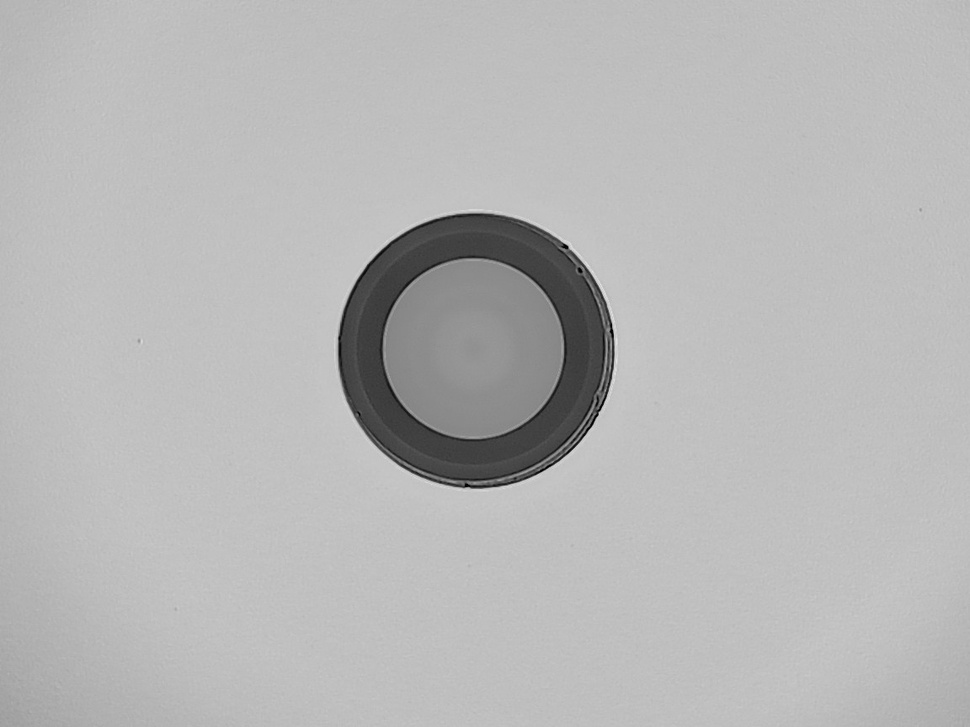
#> input picture current-process/old_version/image_batch/ima18.jpg, 970 x 727 px, shrunk from 1152 x 864 before the run
$ python image-feature-extractor-30.py ../../../../current-process/old_version/image_batch/ima18.jpg   (older library calls are emulated)
#> lines starting #> are read from the running program, lines starting #| are printed output that depends on the picture
#!/usr/bin/env python3
"""
Image Feature Extractor - Ultra Comprehensive Feature Extraction
Extracted from detection.py - Standalone modular script
"""

import cv2
import numpy as np
import json
import sys
import os
from pathlib import Path
import argparse
import logging

# Setup logging
logging.basicConfig(level=logging.INFO, format='%(asctime)s - %(levelname)s - %(message)s')
logger = logging.getLogger(__name__)


class NumpyEncoder(json.JSONEncoder):
    """Custom encoder for numpy data types for JSON serialization."""
    def default(self, obj):
        if isinstance(obj, (np.integer, np.int_)):
            return int(obj)
        if isinstance(obj, (np.floating, np.float64)):
            return float(obj)
        if isinstance(obj, np.bool_):
            return bool(obj)
        if isinstance(obj, np.ndarray):
            return obj.tolist()
        return super(NumpyEncoder, self).default(obj)


class UltraFeatureExtractor:
    """Ultra comprehensive feature extractor for image analysis."""

    def __init__(self):
        self.logger = logger

    def load_image(self, image_path):
        """Load image from file path."""
        img = cv2.imread(image_path)
#> img is the input picture: shape (727, 970, 3); min 0, max 229, mean 182.7
        if img is None:
            self.logger.error(f"Could not read image: {image_path}")
            return None
        return img

    def _sanitize_feature_value(self, value):
        """Ensure feature value is finite and valid."""
        if isinstance(value, (list, tuple, np.ndarray)):
            return float(value[0]) if len(value) > 0 else 0.0

        val = float(value)
        if np.isnan(val) or np.isinf(val):
            return 0.0
        return val

    def _compute_skewness(self, data):
        """Compute skewness of data."""
        mean = np.mean(data)
        std = np.std(data)
        if std == 0:
            return 0.0
        return np.mean(((data - mean) / std) ** 3)

    def _compute_kurtosis(self, data):
        """Compute kurtosis of data."""
        mean = np.mean(data)
        std = np.std(data)
        if std == 0:
            return 0.0
        return np.mean(((data - mean) / std) ** 4) - 3

    def _compute_entropy(self, data, bins=256):
        """Compute Shannon entropy."""
        hist, _ = np.histogram(data, bins=bins, range=(0, 256))
        hist = hist / (hist.sum() + 1e-10)
        hist = hist[hist > 0]
        return -np.sum(hist * np.log2(hist + 1e-10))

    def _extract_statistical_features(self, gray):
        """Extract comprehensive statistical features."""
        flat = gray.flatten()
        percentiles = np.percentile(gray, [10, 25, 50, 75, 90])

        return {
            'stat_mean': float(np.mean(gray)),
            'stat_std': float(np.std(gray)),
            'stat_variance': float(np.var(gray)),
            'stat_skew': float(self._compute_skewness(flat)),
            'stat_kurtosis': float(self._compute_kurtosis(flat)),
            'stat_min': float(np.min(gray)),
            'stat_max': float(np.max(gray)),
            'stat_range': float(np.max(gray) - np.min(gray)),
            'stat_median': float(np.median(gray)),
            'stat_mad': float(np.median(np.abs(gray - np.median(gray)))),
            'stat_iqr': float(percentiles[3] - percentiles[1]),
            'stat_entropy': float(self._compute_entropy(gray)),
            'stat_energy': float(np.sum(gray**2)),
            'stat_p10': float(percentiles[0]),
            'stat_p25': float(percentiles[1]),
            'stat_p50': float(percentiles[2]),
            'stat_p75': float(percentiles[3]),
            'stat_p90': float(percentiles[4]),
        }

    def _extract_matrix_norms(self, gray):
        """Extract various matrix norms."""
        return {
            'norm_frobenius': float(np.linalg.norm(gray, 'fro')),
            'norm_l1': float(np.sum(np.abs(gray))),
            'norm_l2': float(np.sqrt(np.sum(gray**2))),
            'norm_linf': float(np.max(np.abs(gray))),
            'norm_nuclear': float(np.sum(np.linalg.svd(gray, compute_uv=False))),
            'norm_trace': float(np.trace(gray)),
        }

    def _extract_gradient_features(self, gray):
        """Extract gradient-based features."""
        grad_x = cv2.Sobel(gray, cv2.CV_64F, 1, 0, ksize=3)
        grad_y = cv2.Sobel(gray, cv2.CV_64F, 0, 1, ksize=3)

        grad_mag = np.sqrt(grad_x**2 + grad_y**2)
        grad_orient = np.arctan2(grad_y, grad_x)

        laplacian = cv2.Laplacian(gray, cv2.CV_64F)
        edges = cv2.Canny(gray, 50, 150)
        edge_density = np.sum(edges) / edges.size

        return {
            'gradient_magnitude_mean': float(np.mean(grad_mag)),
            'gradient_magnitude_std': float(np.std(grad_mag)),
            'gradient_magnitude_max': float(np.max(grad_mag)),
            'gradient_magnitude_sum': float(np.sum(grad_mag)),
            'gradient_orientation_mean': float(np.mean(grad_orient)),
            'gradient_orientation_std': float(np.std(grad_orient)),
            'laplacian_mean': float(np.mean(np.abs(laplacian))),
            'laplacian_std': float(np.std(laplacian)),
            'laplacian_sum': float(np.sum(np.abs(laplacian))),
            'edge_density': float(edge_density),
            'edge_count': float(np.sum(edges > 0)),
        }

    def _extract_fourier_features(self, gray):
        """Extract 2D Fourier Transform features."""
        f = np.fft.fft2(gray)
        fshift = np.fft.fftshift(f)
        magnitude = np.abs(fshift)
        power = magnitude**2
        phase = np.angle(fshift)

        center = np.array(power.shape) // 2
        y, x = np.ogrid[:power.shape[0], :power.shape[1]]
        r = np.sqrt((x - center[1])**2 + (y - center[0])**2).astype(int)

        radial_prof = []
        for radius in range(1, min(center)):
            mask = (r >= radius - 1) & (r < radius)
            if mask.any():
                radial_prof.append(np.mean(power[mask]))

        radial_prof = np.array(radial_prof)

        if len(radial_prof) > 0:
            spectral_centroid = float(np.sum(np.arange(len(radial_prof)) * radial_prof) / (np.sum(radial_prof) + 1e-10))
            spectral_spread = float(np.sqrt(np.sum((np.arange(len(radial_prof)) - spectral_centroid)**2 * radial_prof) / (np.sum(radial_prof) + 1e-10)))
        else:
            spectral_centroid = 0.0
            spectral_spread = 0.0

        return {
            'fft_mean_magnitude': float(np.mean(magnitude)),
            'fft_std_magnitude': float(np.std(magnitude)),
            'fft_max_magnitude': float(np.max(magnitude)),
            'fft_total_power': float(np.sum(power)),
            'fft_dc_component': float(magnitude[center[0], center[1]]),
            'fft_mean_phase': float(np.mean(phase)),
            'fft_std_phase': float(np.std(phase)),
            'fft_spectral_centroid': spectral_centroid,
            'fft_spectral_spread': spectral_spread,
        }

    def _extract_morphological_features(self, gray):
        """Extract morphological features."""
        features = {}

        for size in [3, 5, 7, 11]:
            kernel = cv2.getStructuringElement(cv2.MORPH_ELLIPSE, (size, size))

            wth = cv2.morphologyEx(gray, cv2.MORPH_TOPHAT, kernel)
            bth = cv2.morphologyEx(gray, cv2.MORPH_BLACKHAT, kernel)

            features[f'morph_wth_{size}_mean'] = float(np.mean(wth))
            features[f'morph_wth_{size}_max'] = float(np.max(wth))
            features[f'morph_wth_{size}_sum'] = float(np.sum(wth))
            features[f'morph_bth_{size}_mean'] = float(np.mean(bth))
            features[f'morph_bth_{size}_max'] = float(np.max(bth))
            features[f'morph_bth_{size}_sum'] = float(np.sum(bth))

        _, binary = cv2.threshold(gray, 0, 255, cv2.THRESH_BINARY + cv2.THRESH_OTSU)
        kernel = np.ones((5, 5), np.uint8)
        erosion = cv2.erode(binary, kernel, iterations=1)
        dilation = cv2.dilate(binary, kernel, iterations=1)
        gradient = cv2.morphologyEx(binary, cv2.MORPH_GRADIENT, kernel)

        features['morph_binary_area_ratio'] = float(np.sum(binary) / binary.size)
        features['morph_gradient_sum'] = float(np.sum(gradient))
        features['morph_erosion_ratio'] = float(np.sum(erosion) / (np.sum(binary) + 1e-10))
        features['morph_dilation_ratio'] = float(np.sum(dilation) / (np.sum(binary) + 1e-10))

        return features

    def extract_ultra_comprehensive_features(self, image):
        """Extract 100+ features using all available methods."""
        features = {}

        if len(image.shape) == 3:
            gray = cv2.cvtColor(image, cv2.COLOR_BGR2GRAY)
        else:
            gray = image.copy()

        gray = cv2.GaussianBlur(gray, (3, 3), 0)

        self.logger.info("Extracting features...")

        feature_extractors = [
            ("Stats", self._extract_statistical_features),
            ("Norms", self._extract_matrix_norms),
            ("FFT", self._extract_fourier_features),
            ("Morph", self._extract_morphological_features),
            ("Gradient", self._extract_gradient_features),
        ]

        for name, extractor in feature_extractors:
            try:
                features.update(extractor(gray))
            except Exception as e:
                self.logger.warning(f"Feature extraction failed for {name}: {e}")
#> this loop made 5 passes
#> pass 3, in _extract_fourier_features, `phase = np.angle(fshift)`:
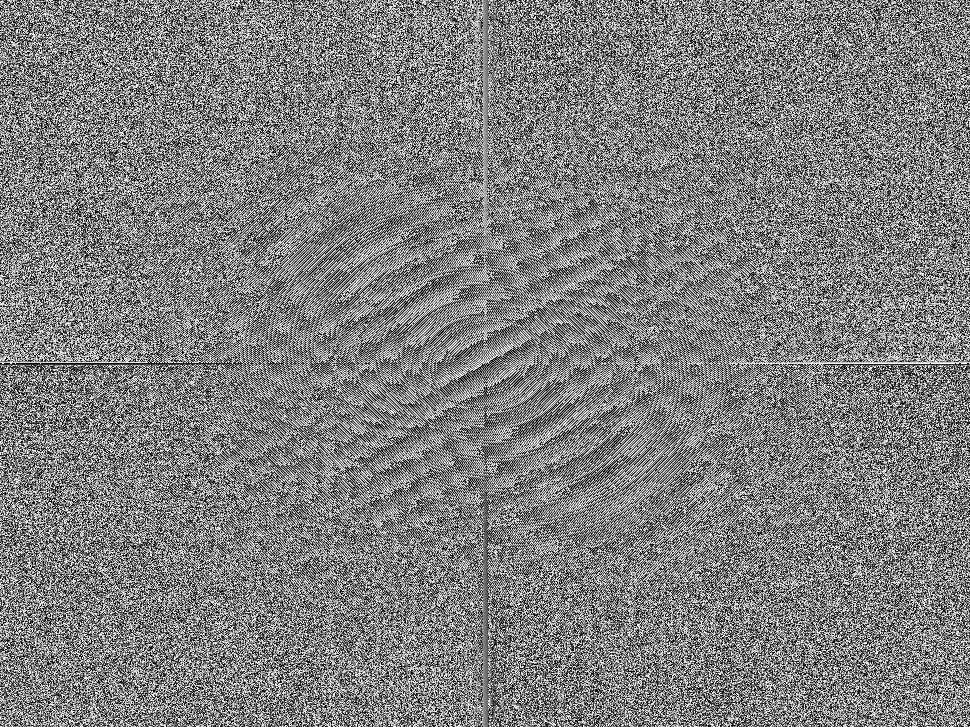
#> phase: shape (727, 970) float64; min -3.14, max 3.14, mean -4.45e-06; drawn with min black and max white
#> after the loop, features = 72 items

        sanitized_features = {}
        for key, value in features.items():
            sanitized_features[key] = self._sanitize_feature_value(value)
#> this loop made 72 passes
#> (key, value, val in _sanitize_feature_value) on passes 1 to 12: ('stat_mean', 182.7, 182.7), ('stat_std', 27.94, 27.94), ('stat_variance', 780.4, 780.4), ('stat_skew', -3.58, -3.58), ('stat_kurtosis', 11.98, 11.98), ('stat_min', 5, 5), ('stat_max', 217, 217), ('stat_range', 212, 212), ('stat_median', 191, 191), ('stat_mad', 1, 1), ('stat_iqr', 3, 3), ('stat_entropy', 3.99, 3.99)
#> (key, val in _sanitize_feature_value) on passes 28, 30: ('fft_total_power', 1.7e+16), ('fft_mean_phase', -4.45e-06)
#> after the loop, sanitized_features = 72 items

        feature_names = sorted(sanitized_features.keys())
#> feature_names = 72 items, first 6: 'edge_count', 'edge_density', 'fft_dc_component', 'fft_max_magnitude', 'fft_mean_magnitude', 'fft_mean_phase'
        return sanitized_features, feature_names

    def extract_features_from_file(self, image_path, output_path=None):
        """Extract features from image file and optionally save to JSON."""
        image = self.load_image(image_path)
        if image is None:
            return None

        features, feature_names = self.extract_ultra_comprehensive_features(image)
#> features = 72 items

        result = {
            'image_path': image_path,
            'feature_count': len(features),
            'feature_names': feature_names,
            'features': features,
            'extracted_at': str(np.datetime64('now')),
        }

        if output_path:
            with open(output_path, 'w') as f:
                json.dump(result, f, indent=2, cls=NumpyEncoder)
            self.logger.info(f"Features saved to: {output_path}")

        return result


def main():
    """Command line interface for feature extraction."""
    parser = argparse.ArgumentParser(description='Extract ultra-comprehensive features from images')
    parser.add_argument('image_path', help='Path to input image')
    parser.add_argument('-o', '--output', help='Output JSON file path (optional)')
    parser.add_argument('-v', '--verbose', action='store_true', help='Verbose logging')

    args = parser.parse_args()

    if args.verbose:
        logging.getLogger().setLevel(logging.DEBUG)

    if not os.path.exists(args.image_path):
        print(f"Error: Image file not found: {args.image_path}")
        sys.exit(1)

    extractor = UltraFeatureExtractor()

    # Generate output path if not provided
    output_path = args.output
    if not output_path:
        input_path = Path(args.image_path)
        output_path = input_path.parent / f"{input_path.stem}_features.json"

    result = extractor.extract_features_from_file(args.image_path, output_path)
#> result = 5 items

    if result:
        print(f"Successfully extracted {result['feature_count']} features")
#| Successfully extracted 72 features
        print(f"Features saved to: {output_path}")
    else:
        print("Feature extraction failed")
        sys.exit(1)


if __name__ == "__main__":
    main()

$ run again, on current-process/old_version/image_batch/img35.jpg
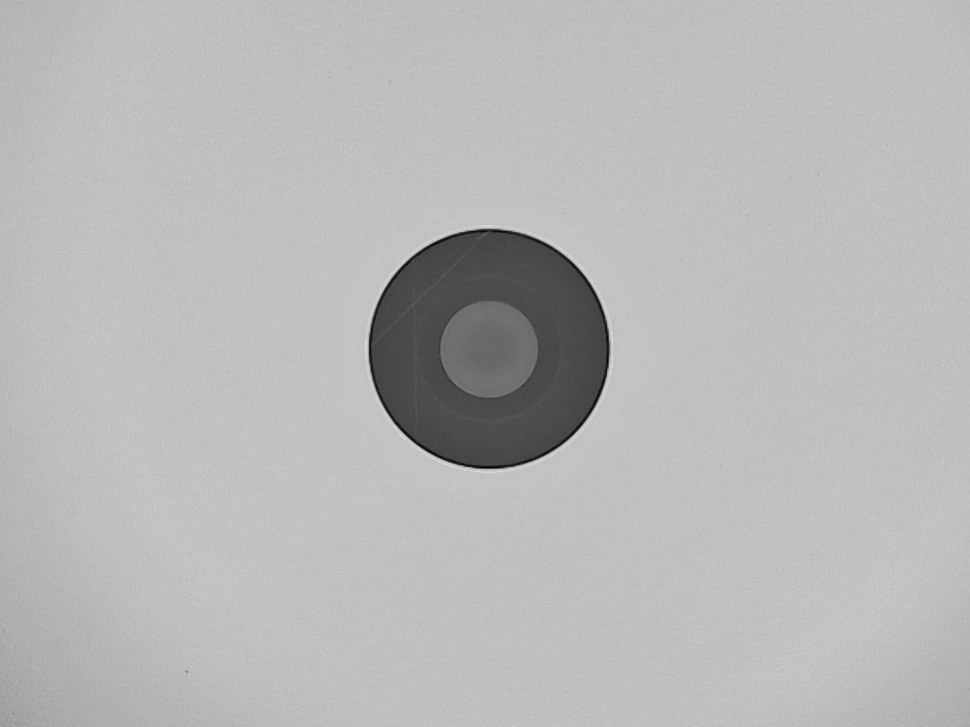
#> input picture current-process/old_version/image_batch/img35.jpg, 970 x 727 px, shrunk from 1152 x 864 before the run
#> in load_image, img is the input picture: shape (727, 970, 3); min 2, max 223, mean 183.8
#> the loop in extract_ultra_comprehensive_features, `for name, extractor in feature_extractors:` made 5 passes
#> pass 3, in _extract_fourier_features, `phase = np.angle(fshift)`:
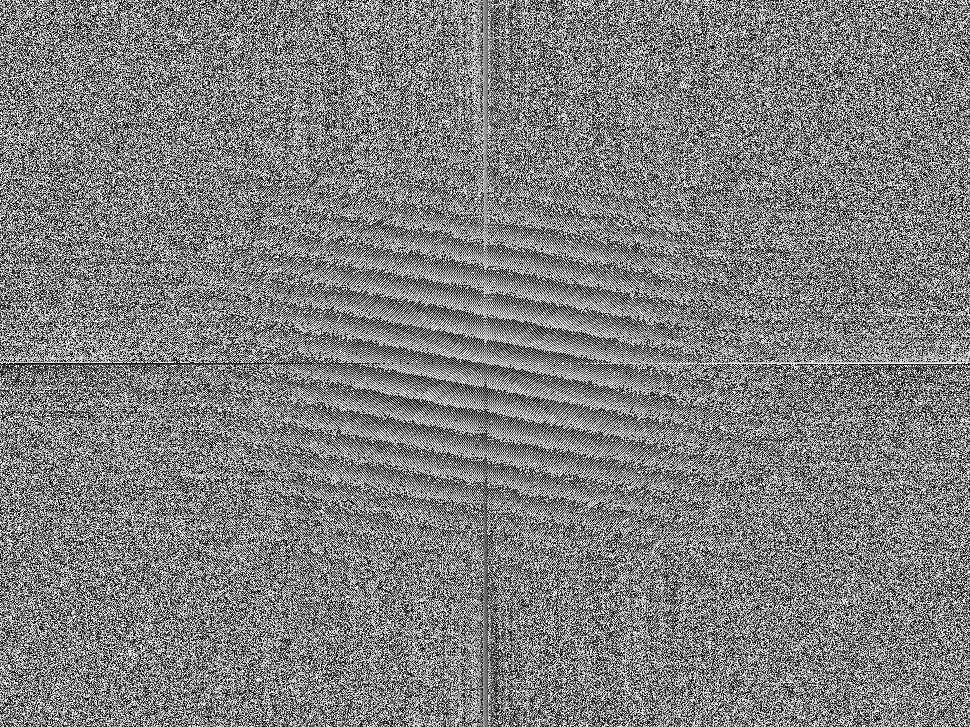
#> phase: shape (727, 970) float64; min -3.14, max 3.14, mean -4.45e-06; drawn with min black and max white
#> after the loop in extract_ultra_comprehensive_features, `for name, extractor in feature_extractors:`: features = 72 items
#> the loop in extract_ultra_comprehensive_features, `for key, value in features.items():` made 72 passes
#> (key, value, val in _sanitize_feature_value) on passes 1 to 8: ('stat_mean', 183.8, 183.8), ('stat_std', 28.27, 28.27), ('stat_variance', 799, 799), ('stat_skew', -3.55, -3.55), ('stat_kurtosis', 11.13, 11.13), ('stat_min', 21, 21), ('stat_max', 212, 212), ('stat_range', 191, 191)
#> in extract_ultra_comprehensive_features, `feature_names = sorted(sanitized_features.keys())`: feature_names = 72 items, first 6: 'edge_count', 'edge_density', 'fft_dc_component', 'fft_max_magnitude', 'fft_mean_magnitude', 'fft_mean_phase'
#> in extract_features_from_file, `features, feature_names = self.extract_ultra_comprehensive_features(im..`: features = 72 items
#> result = 5 items
#| Successfully extracted 72 features

$ run again, on current-process/old_version/image_batch/img38.jpg
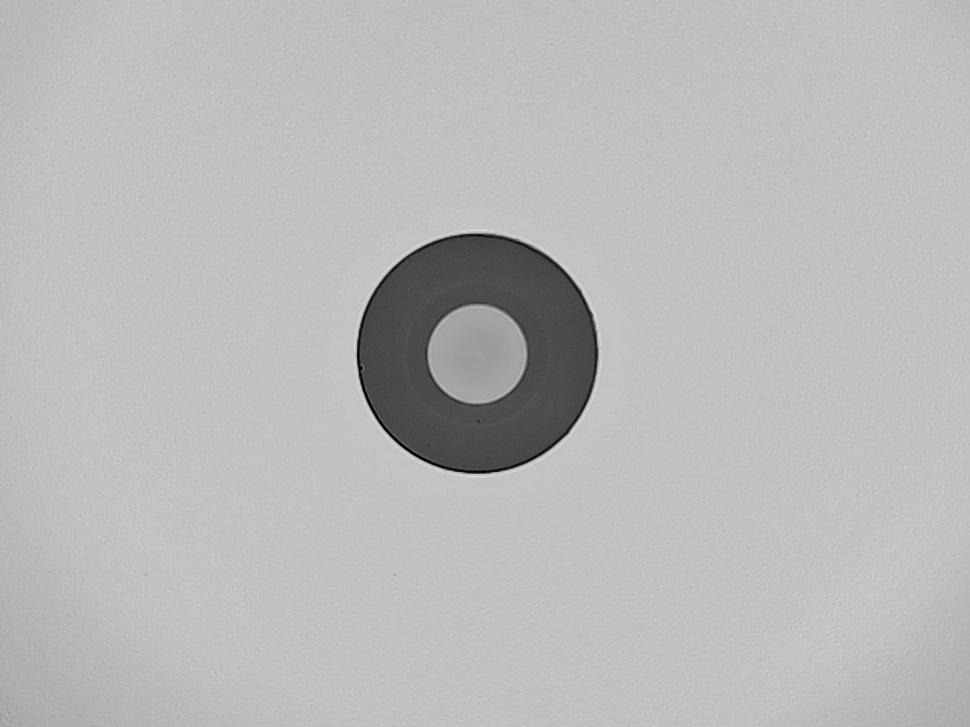
#> input picture current-process/old_version/image_batch/img38.jpg, 970 x 727 px, shrunk from 1152 x 864 before the run
#> in load_image, img is the input picture: shape (727, 970, 3); min 0, max 225, mean 185.2
#> the loop in extract_ultra_comprehensive_features, `for name, extractor in feature_extractors:` made 5 passes
#> pass 3, in _extract_fourier_features, `phase = np.angle(fshift)`:
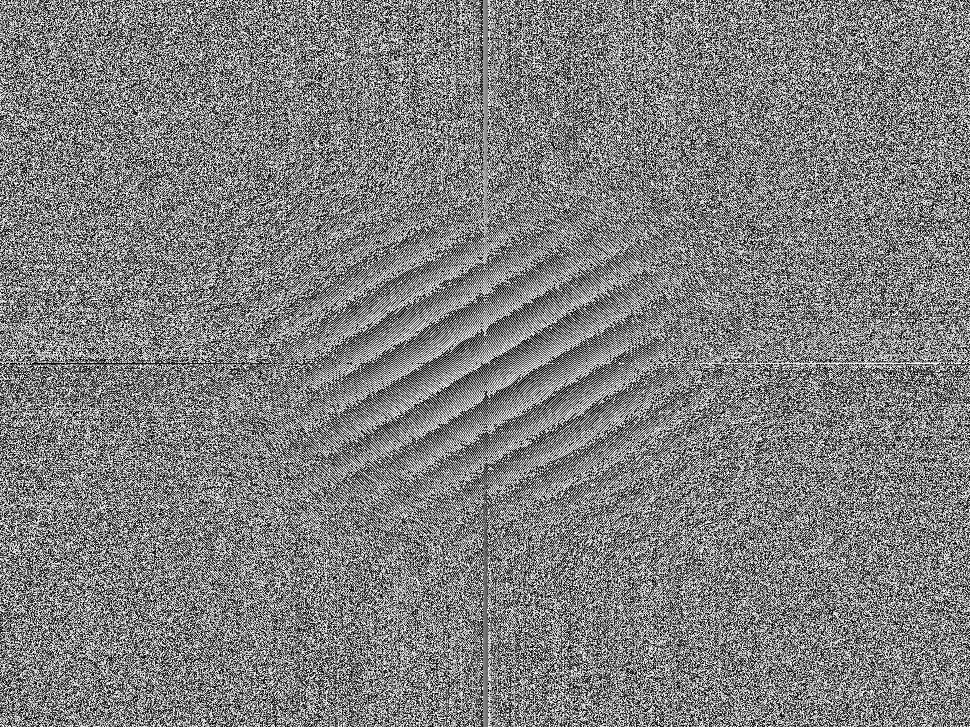
#> phase: shape (727, 970) float64; min -3.14, max 3.14, mean -4.45e-06; drawn with min black and max white
#> after the loop in extract_ultra_comprehensive_features, `for name, extractor in feature_extractors:`: features = 72 items
#> the loop in extract_ultra_comprehensive_features, `for key, value in features.items():` made 72 passes
#> (key, value, val in _sanitize_feature_value) on passes 1 to 8: ('stat_mean', 185.2, 185.2), ('stat_std', 27.35, 27.35), ('stat_variance', 747.8, 747.8), ('stat_skew', -3.82, -3.82), ('stat_kurtosis', 13.2, 13.2), ('stat_min', 4, 4), ('stat_max', 212, 212), ('stat_range', 208, 208)
#> in extract_ultra_comprehensive_features, `feature_names = sorted(sanitized_features.keys())`: feature_names = 72 items, first 6: 'edge_count', 'edge_density', 'fft_dc_component', 'fft_max_magnitude', 'fft_mean_magnitude', 'fft_mean_phase'
#> in extract_features_from_file, `features, feature_names = self.extract_ultra_comprehensive_features(im..`: features = 72 items
#> result = 5 items
#| Successfully extracted 72 features
